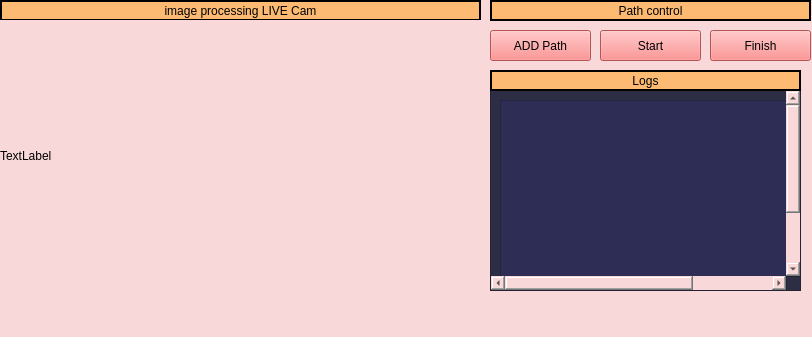
<?xml version="1.0" encoding="UTF-8"?>
<ui version="4.0">
 <class>LineFollower</class>
 <widget class="QMainWindow" name="LineFollower">
  <property name="geometry">
   <rect>
    <x>0</x>
    <y>0</y>
    <width>812</width>
    <height>337</height>
   </rect>
  </property>
  <property name="windowTitle">
   <string>MainWindow</string>
  </property>
  <property name="styleSheet">
   <string notr="true">background-color: rgb(248, 216, 216)</string>
  </property>
  <widget class="QWidget" name="centralwidget">
   <widget class="QLabel" name="img_liveCam">
    <property name="geometry">
     <rect>
      <x>0</x>
      <y>0</y>
      <width>481</width>
      <height>21</height>
     </rect>
    </property>
    <property name="styleSheet">
     <string notr="true">background-color: rgb(252, 186, 115)</string>
    </property>
    <property name="frameShape">
     <enum>QFrame::Box</enum>
    </property>
    <property name="lineWidth">
     <number>2</number>
    </property>
    <property name="text">
     <string>image processing LIVE Cam</string>
    </property>
    <property name="textFormat">
     <enum>Qt::AutoText</enum>
    </property>
    <property name="scaledContents">
     <bool>false</bool>
    </property>
    <property name="alignment">
     <set>Qt::AlignCenter</set>
    </property>
    <property name="openExternalLinks">
     <bool>false</bool>
    </property>
   </widget>
   <widget class="QLabel" name="Live_camera_videoLable2">
    <property name="geometry">
     <rect>
      <x>0</x>
      <y>20</y>
      <width>481</width>
      <height>271</height>
     </rect>
    </property>
    <property name="text">
     <string>TextLabel</string>
    </property>
   </widget>
   <widget class="QPushButton" name="Finish_lable_2">
    <property name="geometry">
     <rect>
      <x>710</x>
      <y>30</y>
      <width>101</width>
      <height>31</height>
     </rect>
    </property>
    <property name="styleSheet">
     <string notr="true">background-color: rgb(255, 116, 116)</string>
    </property>
    <property name="text">
     <string>Finish</string>
    </property>
   </widget>
   <widget class="QPushButton" name="Start_lable">
    <property name="geometry">
     <rect>
      <x>600</x>
      <y>30</y>
      <width>101</width>
      <height>31</height>
     </rect>
    </property>
    <property name="styleSheet">
     <string notr="true">background-color: rgb(255, 116, 116)</string>
    </property>
    <property name="text">
     <string>Start</string>
    </property>
   </widget>
   <widget class="QPushButton" name="ADD_path_lable">
    <property name="geometry">
     <rect>
      <x>490</x>
      <y>30</y>
      <width>101</width>
      <height>31</height>
     </rect>
    </property>
    <property name="styleSheet">
     <string notr="true">background-color: rgb(255, 116, 116)</string>
    </property>
    <property name="text">
     <string>ADD Path</string>
    </property>
   </widget>
   <widget class="QLabel" name="Path_control">
    <property name="geometry">
     <rect>
      <x>490</x>
      <y>0</y>
      <width>321</width>
      <height>21</height>
     </rect>
    </property>
    <property name="styleSheet">
     <string notr="true">background-color: rgb(252, 186, 115)</string>
    </property>
    <property name="frameShape">
     <enum>QFrame::Box</enum>
    </property>
    <property name="lineWidth">
     <number>2</number>
    </property>
    <property name="text">
     <string>Path control</string>
    </property>
    <property name="textFormat">
     <enum>Qt::AutoText</enum>
    </property>
    <property name="scaledContents">
     <bool>false</bool>
    </property>
    <property name="alignment">
     <set>Qt::AlignCenter</set>
    </property>
    <property name="openExternalLinks">
     <bool>false</bool>
    </property>
   </widget>
   <widget class="QScrollArea" name="scrollAreaLogs2">
    <property name="geometry">
     <rect>
      <x>490</x>
      <y>90</y>
      <width>311</width>
      <height>201</height>
     </rect>
    </property>
    <property name="styleSheet">
     <string notr="true">background-color: rgb(45,45,68)</string>
    </property>
    <property name="widgetResizable">
     <bool>true</bool>
    </property>
    <widget class="QWidget" name="scrollAreaWidgetContents">
     <property name="geometry">
      <rect>
       <x>0</x>
       <y>0</y>
       <width>418</width>
       <height>268</height>
      </rect>
     </property>
     <layout class="QVBoxLayout" name="verticalLayout">
      <item>
       <widget class="QFrame" name="frameL2ogs">
        <property name="minimumSize">
         <size>
          <width>400</width>
          <height>250</height>
         </size>
        </property>
        <property name="styleSheet">
         <string notr="true">background-color: rgb(45,45,85)</string>
        </property>
        <property name="frameShape">
         <enum>QFrame::StyledPanel</enum>
        </property>
        <property name="frameShadow">
         <enum>QFrame::Raised</enum>
        </property>
       </widget>
      </item>
     </layout>
    </widget>
   </widget>
   <widget class="QLabel" name="Logs2_label">
    <property name="geometry">
     <rect>
      <x>490</x>
      <y>70</y>
      <width>311</width>
      <height>21</height>
     </rect>
    </property>
    <property name="styleSheet">
     <string notr="true">background-color: rgb(252, 186, 115)</string>
    </property>
    <property name="frameShape">
     <enum>QFrame::Box</enum>
    </property>
    <property name="lineWidth">
     <number>2</number>
    </property>
    <property name="text">
     <string>Logs</string>
    </property>
    <property name="alignment">
     <set>Qt::AlignCenter</set>
    </property>
   </widget>
  </widget>
  <widget class="QMenuBar" name="menubar">
   <property name="geometry">
    <rect>
     <x>0</x>
     <y>0</y>
     <width>812</width>
     <height>22</height>
    </rect>
   </property>
  </widget>
  <widget class="QStatusBar" name="statusbar"/>
 </widget>
 <resources/>
 <connections/>
</ui>
